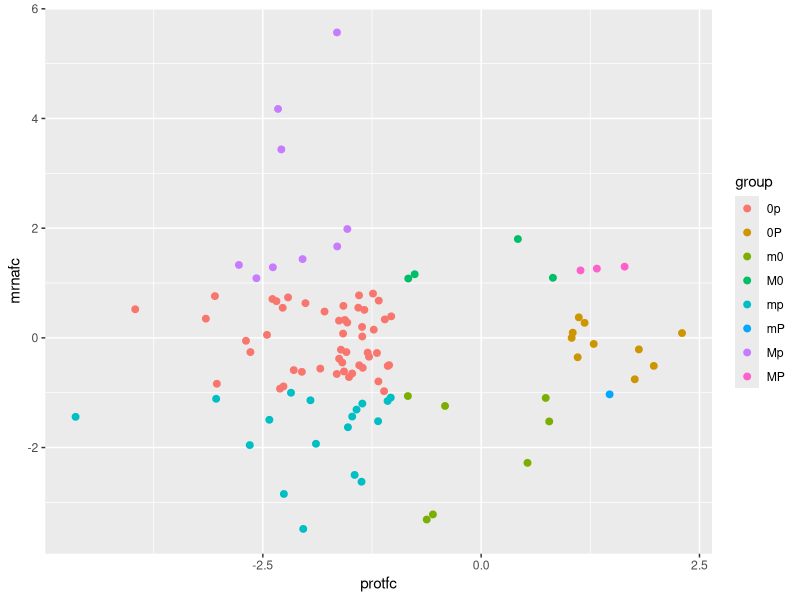

This chart was generated by the following R code:
require(ggplot2)
####### Parameters #######
FC2_TH = 1
FC15_TH = 1
TH = FC15_TH
SWATH_SOURCE = "raw"   # "raw" or "processed"
PN_SAMPLES = c("F163", "F164", "F165")
PP_SAMPLES = c("F166", "F167", "F168", "F169")
PROT_FILTER_PV = TRUE
PROT_REQ_PV = 0.05

##########################

group <- function(mrna, prot)
{
    if (abs(mrna) > TH)
        if (mrna > 0)
            m <- 'M'
        else
            m <- 'm'
    else
        m <- '0'
    
    if (abs(prot) > TH)
        if (prot > 0)
            p <- 'P'
        else
            p <- 'p'
    else
        p <- '0'
    
    paste0(m, p)
}

tst <- function(row, k, e)
{
    a = length(na.omit(row[c(k)]))
    b = length(na.omit(row[c(e)]))
    t = list(p.value = NA) # If test cannot be performed
    try(
{
    t <- wilcox.test(as.numeric(na.omit(row[c(k)])),
                     as.numeric(na.omit(row[c(e)])),
                     correct = F, exact = F)
}, TRUE)
if(is.finite(t$p.value))
{
    return(t$p.value)
}
else
{
    return(1)
}
}

mrna <- read.table("transcripts.csv", sep = '\t', header = TRUE, stringsAsFactors = FALSE)

id_table <- data.frame(Gene = mrna$Gene, TAIR = mrna$TAIR, stringsAsFactors = FALSE)
id_table <- id_table[grepl("^AT.+", id_table$TAIR), ]

mrna <- data.frame(Gene = mrna$Gene,# TAIR = mrna$TAIR,
                  PP = mrna$Protoplasts_FPKM,
                  PN = mrna$Protonema_FPKM,
                  stringsAsFactors = FALSE)

mrna <- mrna[grepl("^Pp.+", mrna$Gene),]
mrna$mrnaPPtoPN <- mrna$PP/mrna$PN
mrna <- na.omit(mrna)  # Fix it

if (SWATH_SOURCE == "processed")
{
    prot <- read.table("proteins.csv", sep = '\t', header = TRUE, stringsAsFactors = FALSE)
    prot <- data.frame(Gene = prot$ProteinName, protPPtoPN = 1/prot$PNtoPP_1.fc, 
                       stringsAsFactors = FALSE)
} else if (SWATH_SOURCE == "raw")
{
    prot <- read.table("swath_raw.csv", sep = '\t', header = TRUE, stringsAsFactors = FALSE)
    prot$Gene <- prot$protein_id
    prot$protein_id <- NULL
    prot$PN <- apply(prot[,PN_SAMPLES], 1, FUN = mean)
    prot$PP <- apply(prot[,PP_SAMPLES], 1, FUN = mean)
    prot$protPPtoPN <- prot$PP/prot$PN
    prot$pv <- apply(prot, 1, tst, PN_SAMPLES, PP_SAMPLES)
    if (PROT_FILTER_PV)
    {
        prot <- prot[prot$pv < PROT_REQ_PV,]
    }
} else
{
    stop("Wrong SWATH source!")
}

prot <- prot[grepl("^Pp.+", prot$Gene),]
prot$Gene <- sapply(strsplit(prot$Gene, split = '\\.'), "[", 1)
prot <- aggregate(. ~ Gene, data = prot, FUN = sum)

total <- merge(mrna[,c("Gene", "mrnaPPtoPN")], 
               prot[, c("Gene", "protPPtoPN")], by = "Gene" )#, all.y = TRUE)

total$mrnafc <- log(total$mrnaPPtoPN, base = 1.5)
total$protfc <- log(total$protPPtoPN, base = 1.5)

total$group <- as.factor(apply(total[,c("mrnafc", "protfc")], 1,
                               function(x) group(x[1], x[2])))

total <- merge(total, id_table, by = "Gene", all.x = TRUE)
dir.create("groups", showWarnings = FALSE)
for (g in levels(total$group))
{
    write(total[total$group==g, "TAIR"], file = paste0("groups/", g, ".txt"))
}

total <- total[ abs(total$mrnafc) > TH |
                abs(total$protfc) > TH,]

#plot(total$mrnafc, total$protfc, pch = 19, col = total$group)
p <- ggplot(total, aes(x=protfc, y=mrnafc, colour = group))
p <- p + geom_point(size  = 2)
print(p)
